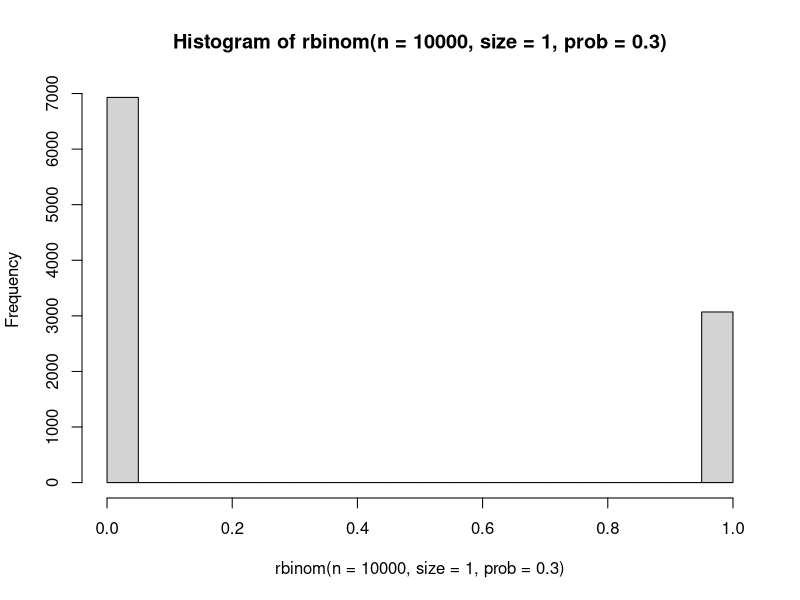
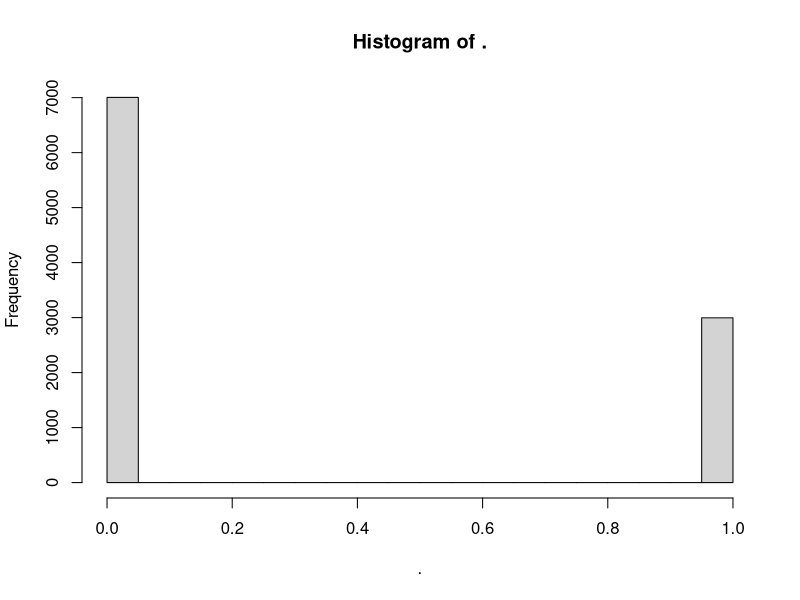
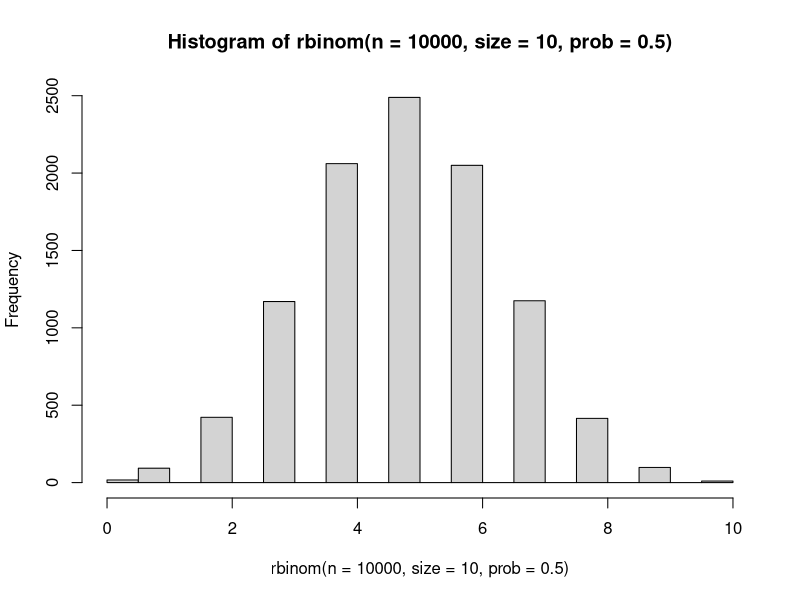
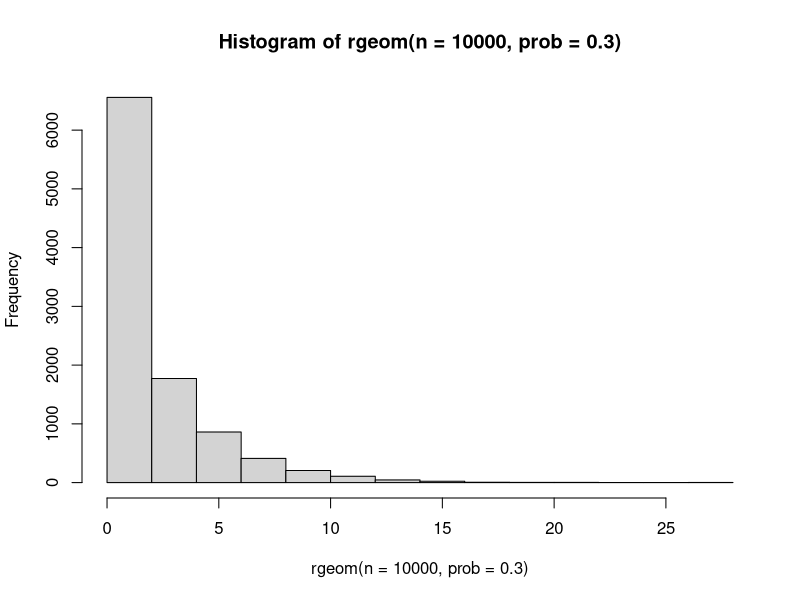
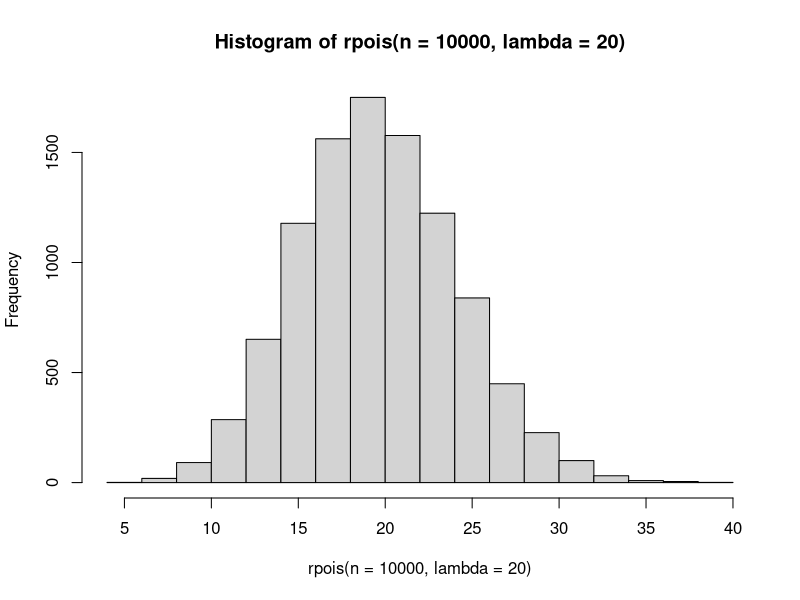
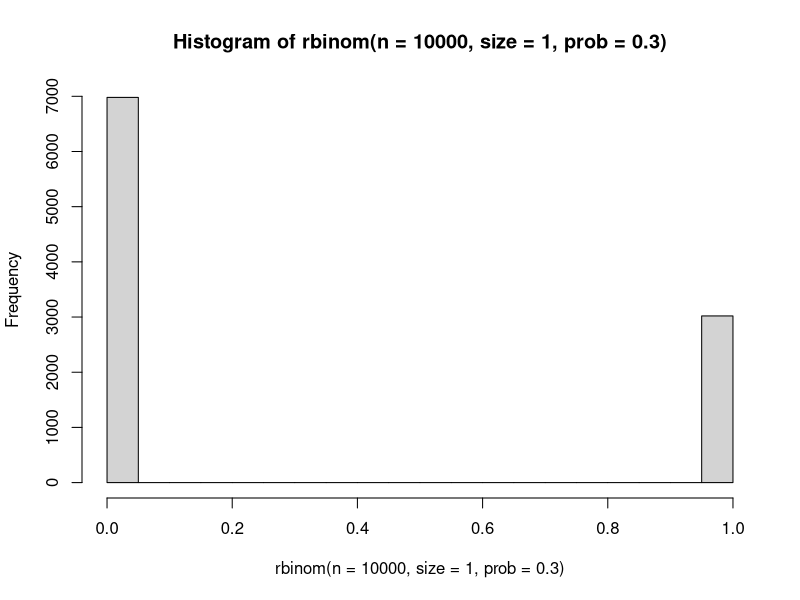
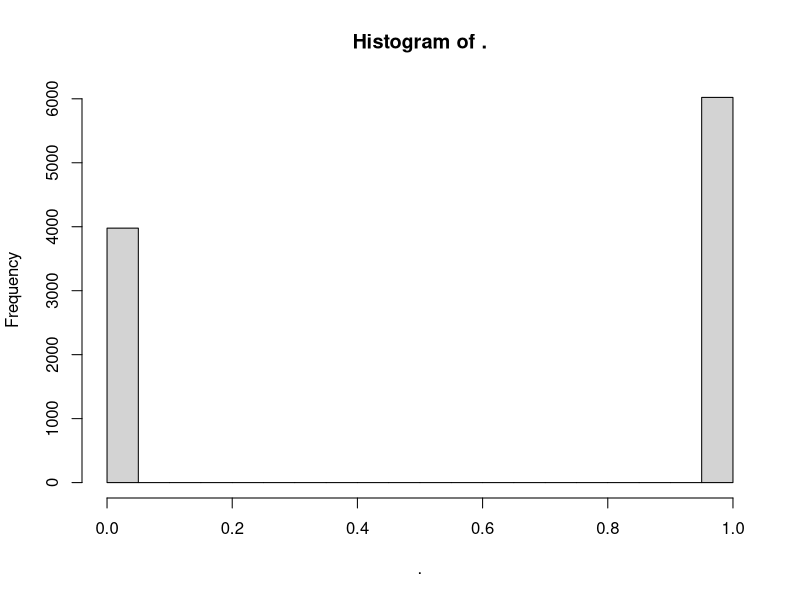
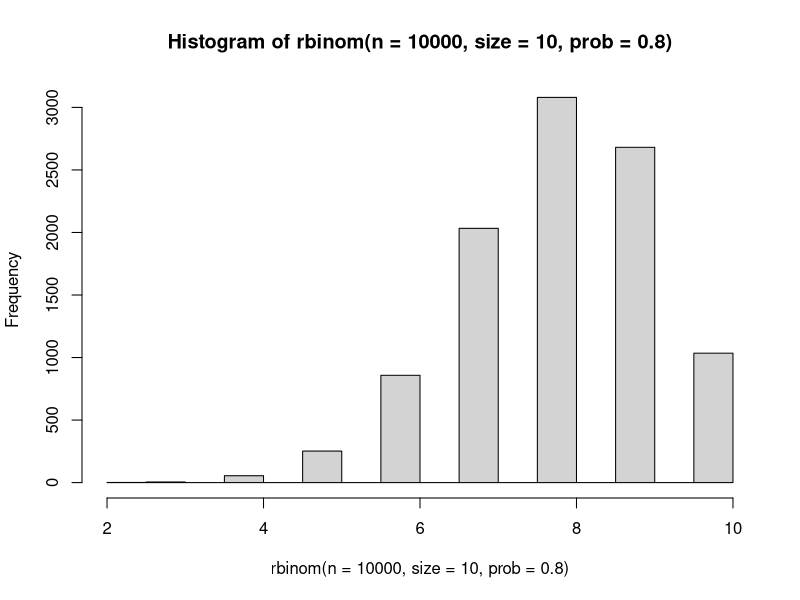

Reproduce these figures in R, in order.
## ---- chunk 1
?rbinom
?rgeom
?rpois
## ---- chunk 2

# generate a single Bernoulli random variable:
library(purrr)
rbernoulli(n = 1, p=.5) 

# generate a single Binomial random variable:
rbinom(n = 1, size = 10, prob = .3)

# generate a single Geometric random variable:
rgeom(n = 1, p=.5)

# generate a single Poisson random variable:
rpois(n = 1, lambda = 3)
## ---- chunk 3
# generate 5 Bernoulli random variables:
rbernoulli(n = 5, p=.5) 

# generate 5 Binomial random variables:
rbinom(n = 5, size = 10, prob = .3)

# generate 5 Geometric random variables:
rgeom(n = 5, p=.5)

# generate 5 Poisson random variables:
rpois(n = 5, lambda = 3)
## ---- chunk 4
# Bernoulli:
hist(rbinom(n = 10000,size = 1,prob = .3))
# or 
library(magrittr)
rbinom(10000,1,.3) %>% hist

# Binomial:
hist(rbinom(n=10000, size = 10, prob=0.5))

# Geometric:
hist(rgeom(n=10000, prob = 0.3))

# Poisson:
hist(rpois(n=10000, lambda = 20))

## ---- chunk 5
# Bernoulli:
hist(rbinom(n = 10000,size = 1,prob = .3))
# or 
library(magrittr)
rbinom(10000,1,.6) %>% hist

# Binomial:
hist(rbinom(n=10000, size = 10, prob=0.8))

# Geometric:
hist(rgeom(n=10000, prob = 0.8))

# Poisson:
hist(rpois(n=10000, lambda = 75))

## ---- chunk 6
# Turn on caps lock and let it rip:
myFlips = "HTHHTHTHTTHHHTHTHTHHHTHTHTHHHHTHHTTTTTHTHHTHTHHTHHHTHHTHHTHHTTTTTTTHHTTHTTHTHTHTHTHHHTHTTHTHTTHTHHTHTHTHTHTTHTHTTTTTTTHTTHTHHTHHTHHTHTHTHHTHTHTHTHTHHTHTTHTHHTHTHTHHTHTHTHTHTTHTHTHTTHTHHTHTHTHTHTHTTTHT"
nchar(myFlips)  #make sure it length 200
